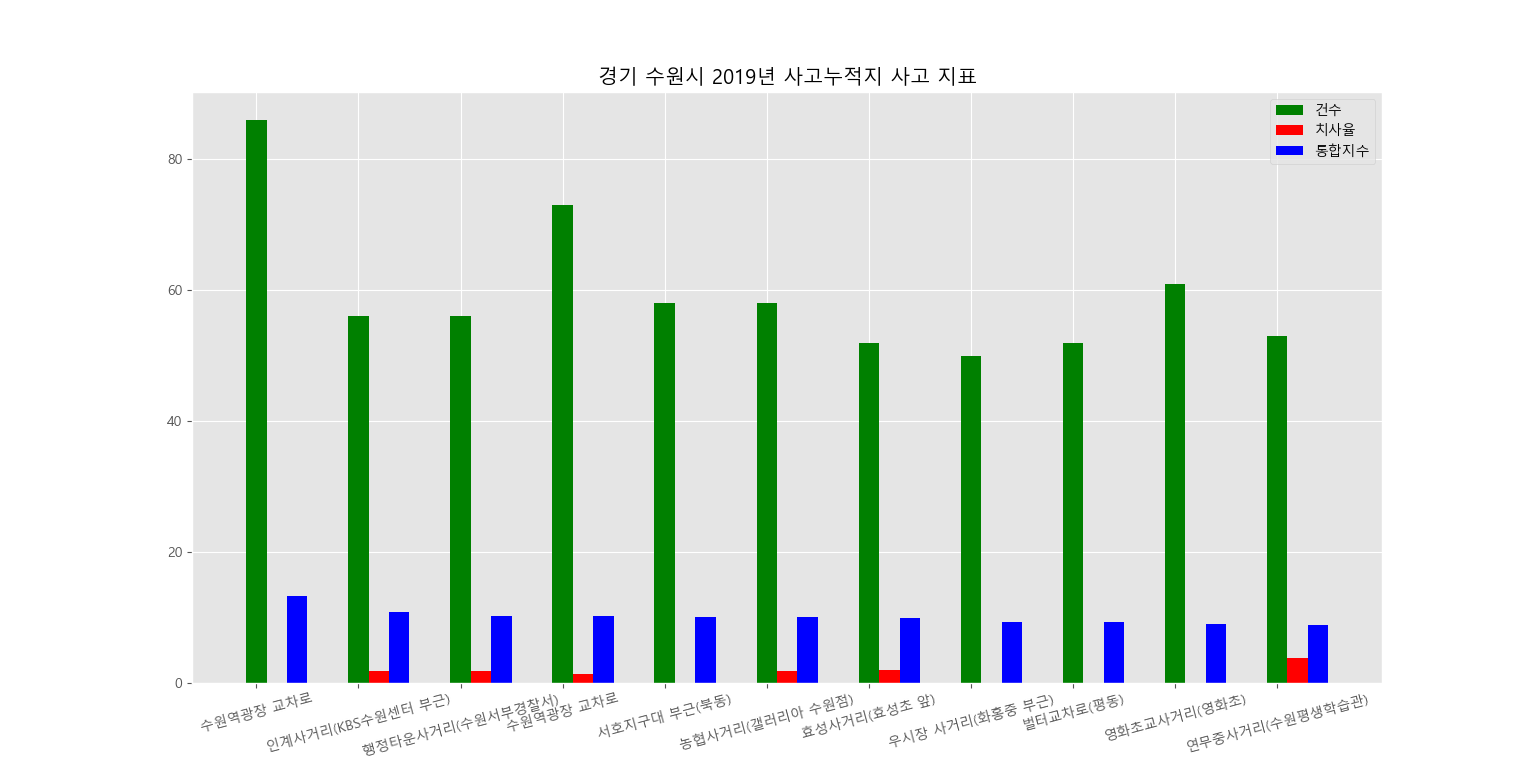

Write Python code to recreate this figure.
#%%
import numpy as np
import csv
import matplotlib.pyplot as plt

# 1. 데이터를 읽어 온다
f=open('경기수원시.CSV')
data=csv.reader(f)
next(data)
data=list(data) 
local = []


for row in data:
    local.append((float(row[16]), float(row[3]), row[13], row[2]))

local = list(sorted(local, key=lambda x:x[0]*1000, reverse = True))
print(local)
통합지수 = [float(i[0]) for i in local[:11]]
건수 = [float(i[1]) for i in local[:11]]
치사율 = [float(i[2]) for i in local[:11]]
구간이름 = [i[3] for i in local[:11]]
x = np.arange(len(구간이름))

plt.rcParams["font.family"] = 'Malgun Gothic'
plt.rcParams["font.size"] = 20
plt.rcParams["figure.figsize"] = (20, 12)

plt.style.use('ggplot')
plt.rc('font',family='Malgun Gothic')
plt.title('경기 수원시 2019년 사고누적지 사고 지표')

plt.bar(x, 건수, label='건수',width=0.2, color='g')
plt.bar(x+0.2, 치사율,label='치사율',width=0.2, color='r')
plt.bar(x+0.4, 통합지수, label='통합지수',width=0.2, color='b')
plt.xticks(x, 구간이름, rotation=15)
plt.legend()
plt.show()
